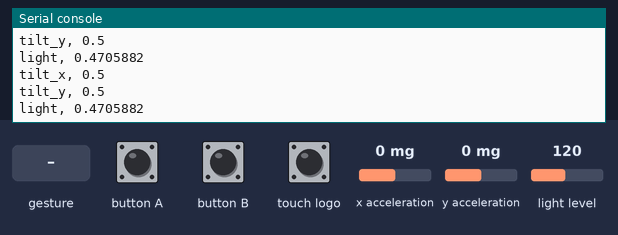
A program run on a simulated BBC micro:bit running MicroPython. Parts: the last lines printed to the serial console. The test bench sets the inputs (shaded band); at power-on: x acceleration 0 mg, y acceleration 0 mg, light level 120. A tilt is held for 1.5 s and a shake lasts 1 s, then the board lies face up again.

Above: at 1.2 s.
1.3 s: button A pressed for 0.15 s
2.9 s: button B pressed for 0.15 s
4.5 s: touch logo pressed for 0.15 s
6.1 s: gesture 'shake'
7.8 s: x acceleration set to -750 mg
At 8.7 s:
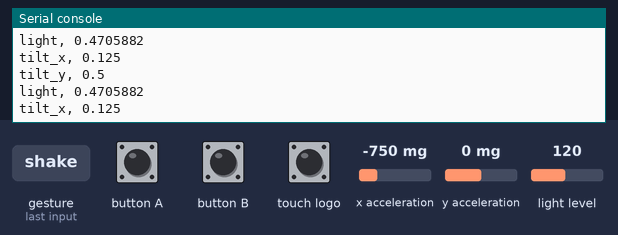
9.3 s: y acceleration set to -1440 mg
At 10.1 s:
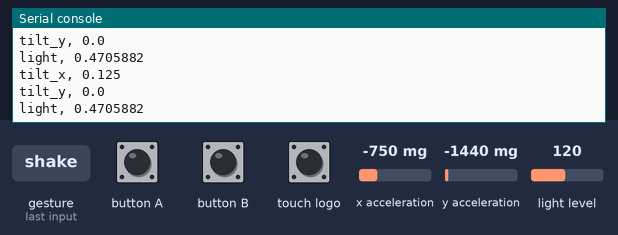
Timing chart, 0 to 11.8 s (numbered marks = the images above; inputs shaded):
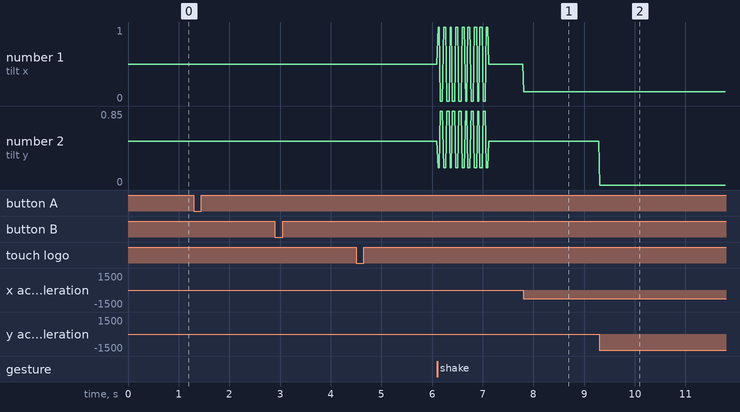

The program:

controller.py
```python
# rattle controller - flash this onto a micro:bit with python.microbit.org
#
# It sends one reading per line, as
#
#     name,value
#
# where value is 0..1. rattle reads it as mb("name"), and mb("name", lo, hi)
# maps that 0..1 onto whatever range you want - exactly like sine(4, lo, hi).
#
# Change what it sends and rattle picks up the new names straight away. There
# is no list of allowed channels: whatever you print, you can play.

from microbit import *


def say(name):
    """Send a trigger, with enough repeats to survive a dropped character."""
    for _ in range(3):
        print(name + ",1")


def unit(v, lo, hi):
    """Squash a reading into 0..1, which is the range every channel carries."""
    if v < lo:
        v = lo
    if v > hi:
        v = hi
    return (v - lo) / (hi - lo)


while True:
    # --- things that vary: printed every pass, so rattle always has a value
    print("tilt_x,", unit(accelerometer.get_x(), -1000, 1000))
    print("tilt_y,", unit(accelerometer.get_y(), -1000, 1000))
    print("light,", unit(display.read_light_level(), 0, 255))

    # --- things that happen: printed only when they do, so hit() fires once
    #
    # Sent three times over. A varying channel that loses a line is corrected
    # 20ms later by the next one, but a button press only happens once, and
    # some boards drop the odd character on the way to the host. Three copies
    # arrive inside a single pass of your loop, and hit() is idempotent, so
    # they still count as one press however many of them survive.
    if button_a.was_pressed():
        say("a")
    if button_b.was_pressed():
        say("b")
    if accelerometer.was_gesture("shake"):
        say("shake")
    if pin_logo.is_touched():
        say("logo")

    # 20ms is 50 readings a second, which is far finer than any beat you will
    # play. Slower is fine; much faster only floods the cable.
    sleep(20)
```

Measured:
- after the input at 7.8 s, the serial console: prints a new line at once (image 1)
- after the input at 9.3 s, the serial console: prints a new line at once (image 2)
- plotted number 1: 0.5 → 0.12 after the input at 7.8 s
